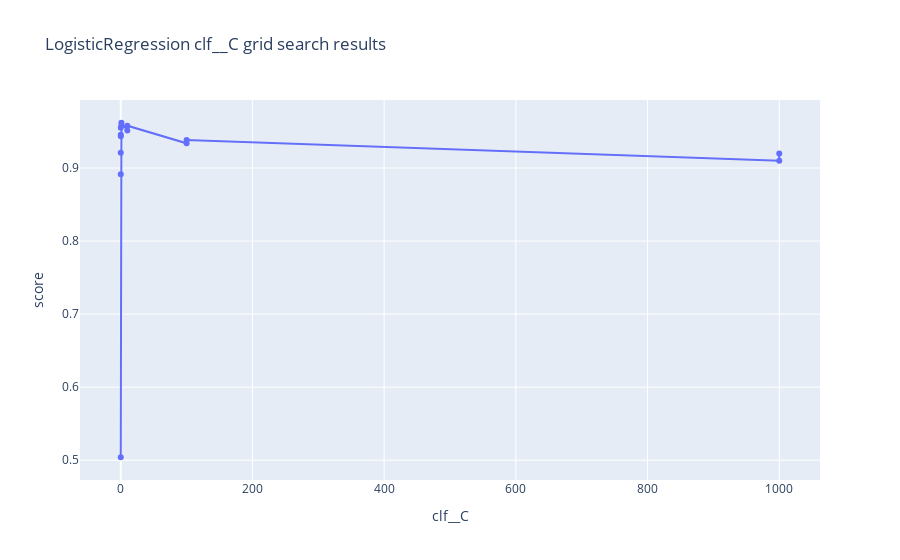

This figure's notebook cell:
### Code cell
visualize_model_grid_search_results(log_reg_gs_1, 'LogisticRegression', 'clf__C')

### Figure 1 — Plotly figure (JSON) as saved in the notebook; plotly's stock layout.template omitted (floating-point values rounded to 4 significant figures)
{"data": [{"mode": "lines+markers", "name": "mean_test_score", "type": "scatter", "x": [0.001, 0.001, 0.01, 0.01, 0.1, 0.1, 1, 1, 10, 10, 100, 100, 1000, 1000], "y": [0.504, 0.9211, 0.8915, 0.9457, 0.9436, 0.9552, 0.9583, 0.962, 0.9515, 0.958, 0.9339, 0.9384, 0.9101, 0.9198]}], "layout": {"title": {"text": "LogisticRegression clf__C grid search results"}, "xaxis": {"title": {"text": "clf__C"}}, "yaxis": {"title": {"text": "score"}}}}
